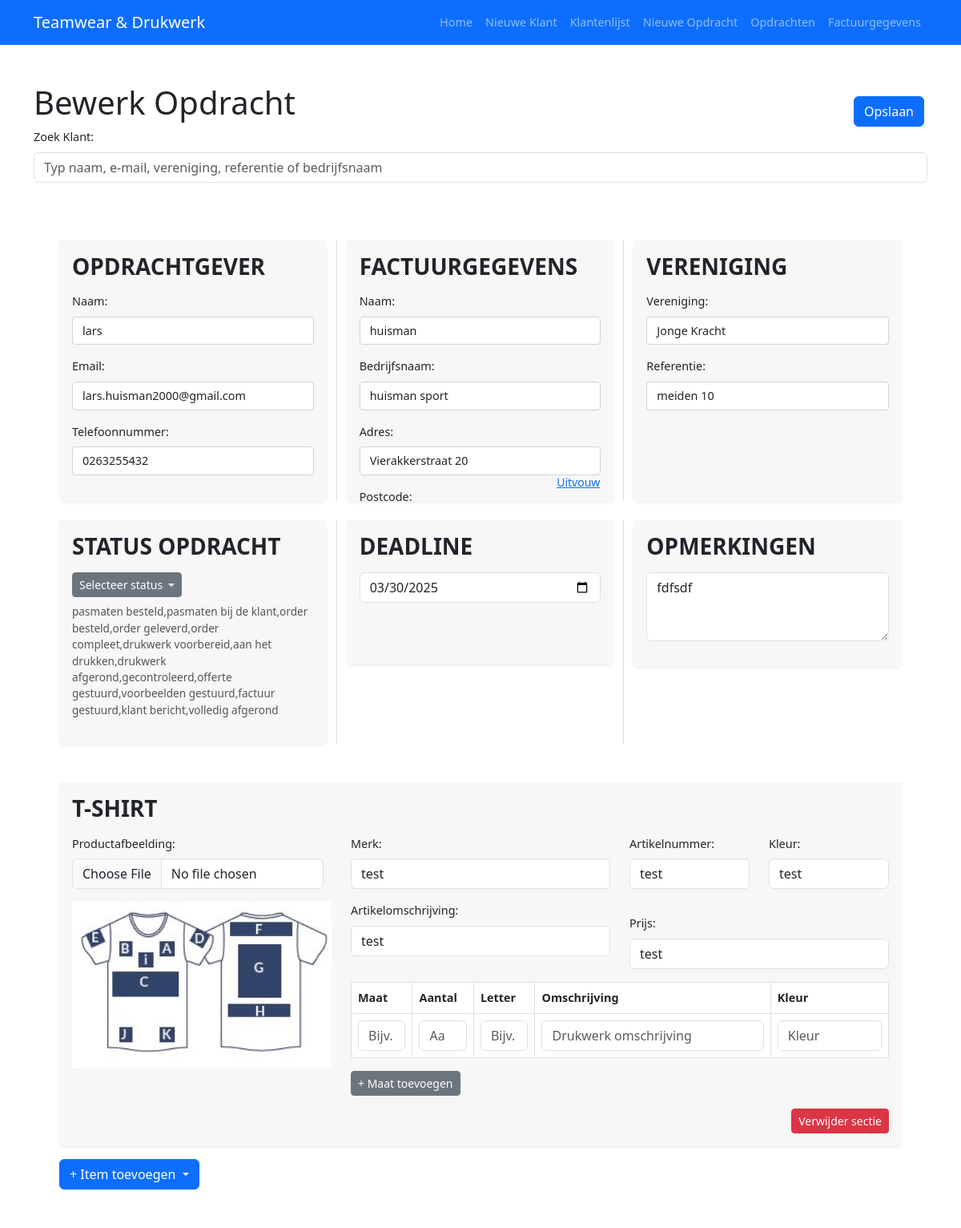
Screenshot of /edit_assignment/1 with the database file from the repository.
### app.py (models this page shows, shortened)
class Customer(db.Model):
    id = db.Column(db.Integer, primary_key=True)
    name = db.Column(db.String(100), nullable=False)
    email = db.Column(db.String(100), nullable=False)
    telefoon = db.Column(db.String(50))
    referentie = db.Column(db.String(100))
    billing_info_id = db.Column(db.Integer, db.ForeignKey('billing_info.id'), nullable=True)
    vereniging = db.Column(db.String(200), nullable=True)  # Comma-separated string
    assignments = db.relationship('Assignment', backref='customer', cascade="all, delete-orphan", lazy=True)
    billing_info = db.relationship('BillingInfo', foreign_keys=[billing_info_id], uselist=False)

class BillingInfo(db.Model):
    id = db.Column(db.Integer, primary_key=True)
    name = db.Column(db.String(100), nullable=False)
    address = db.Column(db.String(200))
    postcode = db.Column(db.String(20))
    housenumber = db.Column(db.String(20))
    phone = db.Column(db.String(50))
    companyname = db.Column(db.String(100))
    email = db.Column(db.String(100))

class Assignment(db.Model):
    id = db.Column(db.Integer, primary_key=True)
    customer_id = db.Column(db.Integer, db.ForeignKey('customer.id'), nullable=False)
    title = db.Column(db.String(200), nullable=False)
    description = db.Column(db.Text, nullable=False)
    status = db.Column(db.String(50), default='Nieuw')
    status_opdracht = db.Column(db.String(255), nullable=True)
    deadline = db.Column(db.Date, nullable=True)
    opmerkingen = db.Column(db.Text, nullable=True)
    file = db.Column(db.String(200))
    items = db.relationship('AssignmentItem', backref='assignment', cascade="all, delete-orphan", lazy=True)

### app.py (the view, shortened to what this page needs)
@app.route('/edit_assignment/<int:id>', methods=['GET', 'POST'])
def edit_assignment(id):
    assignment = Assignment.query.get_or_404(id)
    customers = Customer.query.all()
    items_data = json.dumps([
        {
            'type': item.item_type,
            'merk': item.merk,
            'artikelOmschrijving': item.artikel_omschrijving,
            'artikelnummer': item.artikelnummer,
            'prijs': item.prijs,
            'kleur': item.kleur,
            'specs': item.specs,
            'file': item.file  # Bestandsnaam van de geüploade afbeelding/bestand
        }
        for item in assignment.items if item.item_type != "[ITEM TYPE]"
    ])
    return render_template('add_assignment.html', customers=customers, assignment=assignment, items_data=items_data)

### templates/add_assignment.html (shortened to what this page needs)
<!doctype html>
<html lang="nl">
  <head>
    <link href="https://cdn.jsdelivr.net/npm/bootstrap@5.3.0/dist/css/bootstrap.min.css" rel="stylesheet">
  </head>
  <body>
    <nav class="navbar navbar-expand-lg navbar-dark bg-primary">
      <div class="container">
        <a class="navbar-brand" href="{{ url_for('index') }}">Teamwear & Drukwerk</a>
        <div class="collapse navbar-collapse" id="navbarNav">
          <ul class="navbar-nav ms-auto">
            <li class="nav-item"><a class="nav-link" href="{{ url_for('index') }}">Home</a></li>
            <li class="nav-item"><a class="nav-link" href="{{ url_for('add_customer') }}">Nieuwe Klant</a></li>
            <li class="nav-item"><a class="nav-link" href="{{ url_for('list_customers') }}">Klantenlijst</a></li>
            <li class="nav-item"><a class="nav-link" href="{{ url_for('add_assignment') }}">Nieuwe Opdracht</a></li>
            <li class="nav-item"><a class="nav-link" href="{{ url_for('list_assignments') }}">Opdrachten</a></li>
            <li class="nav-item"><a class="nav-link" href="{{ url_for('list_billing_infos') }}">Factuurgegevens</a></li>
          </ul>
        </div>
      </div>
    </nav>
    <div class="container mt-5 position-relative">
      <h1>{% if assignment %}Bewerk Opdracht{% else %}Nieuwe Opdracht{% endif %}</h1>
      <button type="submit" form="editCustomerForm" class="btn btn-primary save-btn">Opslaan</button>
      <div class="row mb-4">
        <div class="col-12">
          <div class="mb-3 position-relative">
            <label for="customer_search" class="form-label">Zoek Klant:</label>
            <input type="text" class="form-control" id="customer_search" name="customer_search" placeholder="Typ naam, e-mail, vereniging, referentie of bedrijfsnaam" autocomplete="off">
          </div>
        </div>
      </div>
      <div class="blocks-section">
        <form method="post" id="editCustomerForm" enctype="multipart/form-data">
          <div class="row">
            <div class="col-md-4 col-divider mb-4">
              <div class="card shadow-sm">
                <div class="card-body" id="leftBlockContent">
                  <h3 class="block-title">Opdrachtgever</h3>
                  <div class="mb-3">
                    <label class="form-label">Naam:</label>
                    <p id="nameDisplay" class="form-control-plaintext">{{ assignment.customer.name if assignment and assignment.customer else "" }}</p>
                  </div>
                  <div class="mb-3">
                    <label class="form-label">Email:</label>
                    <p id="emailDisplay" class="form-control-plaintext">{{ assignment.customer.email if assignment and assignment.customer else "" }}</p>
                  </div>
                  <div class="mb-3">
                    <label class="form-label">Telefoonnummer:</label>
                    <p id="telefoonDisplay" class="form-control-plaintext">{{ assignment.customer.telefoon if assignment and assignment.customer else "" }}</p>
                  </div>
                </div>
              </div>
            </div>
            <div class="col-md-4 col-divider mb-4">
              <div class="card shadow-sm">
                <div class="card-body" id="middleBlockContent">
                  <h3 class="block-title">Factuurgegevens</h3>
                  <div class="mb-3">
                    <label class="form-label">Naam:</label>
                    <p id="factuur_naamDisplay" class="form-control-plaintext">{{ assignment.customer.billing_info.name if assignment and assignment.customer and assignment.customer.billing_info else "" }}</p>
                  </div>
                  <div class="mb-3">
                    <label class="form-label">Bedrijfsnaam:</label>
                    <p id="factuur_companynameDisplay" class="form-control-plaintext">{{ assignment.customer.billing_info.companyname if assignment and assignment.customer and assignment.customer.billing_info else "" }}</p>
                  </div>
                  <div class="mb-3">
                    <label class="form-label">Adres:</label>
                    <p id="factuur_adresDisplay" class="form-control-plaintext">{{ assignment.customer.billing_info.address if assignment and assignment.customer and assignment.customer.billing_info else "" }}</p>
                  </div>
                  <div class="mb-3">
                    <label class="form-label">Postcode:</label>
                  </div>
                  <button type="button" class="btn btn-sm btn-link btn-toggle" id="toggleMiddle" style="display:none;">Uitvouw</button>
                </div>
              </div>
            </div>
            <div class="col-md-4 mb-4">
              <div class="card shadow-sm">
                <div class="card-body" id="rightBlockContent">
                  <h3 class="block-title">Vereniging</h3>
                  <div class="mb-3">
                    <label class="form-label">Vereniging:</label>
                    <p id="verenigingDisplay" class="form-control-plaintext">{{ assignment.customer.vereniging if assignment and assignment.customer else "" }}</p>
                  </div>
                  <div class="mb-3">
                    <label class="form-label">Referentie:</label>
                    <p id="referentieDisplay" class="form-control-plaintext">{{ assignment.customer.referentie if assignment and assignment.customer else "" }}</p>
                  </div>
                </div>
              </div>
            </div>
          </div>
          <div class="row">
            <div class="col-md-4 col-divider mb-4 extra-block">
              <div class="card shadow-sm">
                <div class="card-body">
                  <h3 class="block-title">Status opdracht</h3>
                  <div class="dropdown mb-2">
                    <button class="btn btn-secondary btn-sm dropdown-toggle" type="button" id="statusDropdown" data-bs-toggle="dropdown" aria-expanded="false">
                      Selecteer status
                    </button>
                  </div>
                  <div id="selectedStatus" class="mb-3">{{ assignment.status_opdracht if assignment and assignment.status_opdracht else "" }}</div>
                </div>
              </div>
            </div>
            <div class="col-md-4 col-divider mb-4 extra-block">
              <div class="card shadow-sm">
                <div class="card-body">
                  <h3 class="block-title">Deadline</h3>
                  <div class="mb-3">
                    <input type="date" class="form-control" id="deadline" name="deadline"
                      value="{{ assignment.deadline.strftime('%Y-%m-%d') if assignment and assignment.deadline else '' }}">
                  </div>
                </div>
              </div>
            </div>
            <div class="col-md-4 mb-4 extra-block">
              <div class="card shadow-sm">
                <div class="card-body">
                  <h3 class="block-title">Opmerkingen</h3>
                  <div class="mb-3">
                    <textarea class="form-control" id="opmerkingen" name="opmerkingen" rows="3" placeholder="Voer hier eventuele opmerkingen in">{{ assignment.opmerkingen if assignment and assignment.opmerkingen else "" }}</textarea>
                  </div>
                </div>
              </div>
            </div>
          </div>
          <div class="row">
            <div class="col-12">
              <div id="itemsContainer" class="mt-4"></div>
              <div id="itemSectionTemplate" style="display: none;">
                <div class="card shadow-sm my-3">
                  <div class="card-body">
                    <h3 class="block-title">[ITEM TYPE]</h3>
                    <div class="row">
                      <div class="col-md-4">
                        <div class="mb-3">
                          <label class="form-label">Productafbeelding:</label>
                          <div class="d-flex align-items-center">
                            <input type="file" class="form-control productImageUpload" accept="image/*" style="width: auto; min-width: 160px; margin-right: 10px;" name="item_file[]">
                          </div>
                        </div>
                        <div>
                          <img src="" alt="Standaard afbeelding" class="img-fluid standardImage">
                        </div>
                      </div>
                      <div class="col-md-8">
                        <div class="row mb-3">
                          <div class="col-md-6">
                            <label class="form-label">Merk:</label>
                            <input type="text" class="form-control" placeholder="Merk" name="item_merk[]">
                            <label class="form-label mt-3">Artikelomschrijving:</label>
                            <input type="text" class="form-control" placeholder="Artikelomschrijving" name="item_artikelomschrijving[]">
                          </div>
                          <div class="col-md-6">
                            <div class="row mb-3">
                              <div class="col-md-6">
                                <label class="form-label">Artikelnummer:</label>
                                <input type="text" class="form-control" placeholder="Artikelnummer" name="item_artikelnummer[]">
                              </div>
                              <div class="col-md-6">
                                <label class="form-label">Kleur:</label>
                                <input type="text" class="form-control" placeholder="Kleur" name="item_kleur_overall[]">
                              </div>
                            </div>
                            <label class="form-label mt-3">Prijs:</label>
                            <input type="text" class="form-control" placeholder="Prijs" name="item_prijs[]">
                          </div>
                        </div>
                        <table class="table table-bordered align-middle mb-3 sizeTable">
                          <thead>
                            <tr>
                              <th class="col-maat">Maat</th>
                              <th class="col-aantal">Aantal</th>
                              <th class="col-letter">Letter</th>
                              <th class="col-omschrijving">Omschrijving</th>
                              <th class="col-kleur">Kleur</th>
                            </tr>
                          </thead>
                          <tbody>
                          </tbody>
                        </table>
                        <button type="button" class="btn btn-sm btn-secondary addSizeRowBtn">+ Maat toevoegen</button>
                      </div>
                    </div>
                    <div class="text-end mt-3">
                      <button type="button" class="btn btn-sm btn-danger removeItemBtn">Verwijder sectie</button>
                    </div>
                  </div>
                </div>
              </div>
              <div class="dropdown my-3">
                <button class="btn btn-primary dropdown-toggle" type="button" id="addNewItemBtn" data-bs-toggle="dropdown" aria-expanded="false">
                  + Item toevoegen
                </button>
              </div>
            </div>
          </div>
        </form>
      </div>
    </div>
  </body>
</html>

### templates/add_assignment.html (style rules this page uses)
.position-relative { position: relative; }
body, .form-label, p { font-size: 0.9rem; }
.blocks-section { background-color: white; padding: 2rem; }
.card { border: none; }
.card-body { background-color: #f7f7f7; padding: 1rem; overflow: hidden; position: relative; }
.card-body .mb-3 { margin-bottom: 0.75rem; }
.block-title { text-transform: uppercase; font-weight: 600; margin-bottom: 1rem; }
.col-divider { border-right: 1px solid #ddd; }
.form-control-plaintext { padding: .375rem .75rem; margin-bottom: 0; line-height: 1.5; color: #212529; background-color: #fff; border: 1px solid #ced4da; border-radius: .25rem; }
.save-btn { position: absolute; top: 1rem; right: 1rem; z-index: 1050; }
.btn-toggle { position: absolute; right: 0.5rem; bottom: 0.5rem; }
.extra-block .card-body { background-color: #f7f7f7; padding: 1rem; min-height: 180px; overflow: visible; }
#selectedStatus { font-size: 0.85rem; color: #555; }
.standardImage { max-width: 100%; width: 100%; display: none; margin-top: 1rem; }
.sizeTable th, .sizeTable td { vertical-align: middle; }
.col-maat, .col-aantal, .col-letter { width: 10%; min-width: 70px; }
.col-omschrijving { width: 40%; }
.col-kleur { width: 20%; }

### rows the page displays
Customer: customer "lars", customer "lars.huisman2000@gmail.com", customer "0263255432", customer "Jonge Kracht", customer "meiden 10"
BillingInfo: customer.billing_info "huisman", customer.billing_info "huisman sport", customer.billing_info "Vierakkerstraat 20"
Assignment: status_opdracht "pasmaten besteld,pasmaten bij de klant,order besteld,order geleverd,order compleet,drukwerk voorbereid,aan het drukken,drukwerk afgerond,gecontroleerd,offerte gestuurd,voorbeelden gestuurd,factuur gestuurd,klant bericht,volledig afgerond", deadline "03/30/2025", opmerkingen "fdfsdf"
